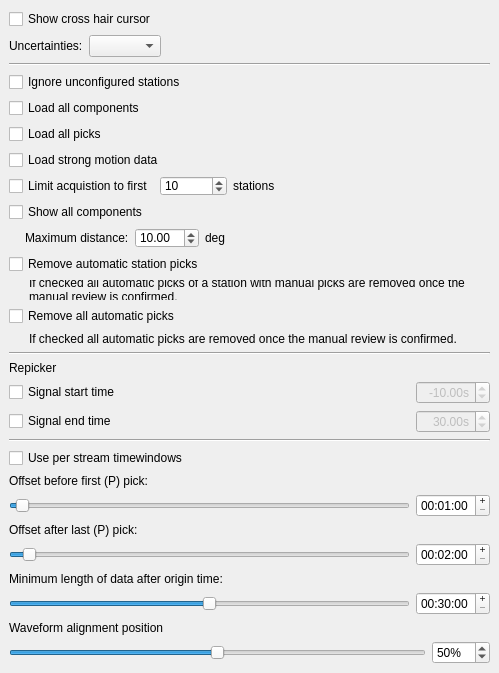
     <widget class="QWidget" name="pagePickSettings" >
      <property name="geometry" >
       <rect>
        <x>0</x>
        <y>0</y>
        <width>499</width>
        <height>438</height>
       </rect>
      </property>
      <property name="autoFillBackground" >
       <bool>true</bool>
      </property>
      <attribute name="label" >
       <string>Picker settings</string>
      </attribute>
      <layout class="QVBoxLayout" >
       <property name="margin" >
        <number>9</number>
       </property>
       <property name="spacing" >
        <number>6</number>
       </property>
       <item>
        <widget class="QCheckBox" name="cbShowCrossHair" >
         <property name="toolTip" >
          <string>If checked a cross hair cursor is shown when in picking mode whith the configured uncertainty widths.</string>
         </property>
         <property name="text" >
          <string>Show cross hair cursor</string>
         </property>
        </widget>
       </item>
       <item>
        <layout class="QHBoxLayout" >
         <property name="margin" >
          <number>0</number>
         </property>
         <property name="spacing" >
          <number>6</number>
         </property>
         <item>
          <widget class="QLabel" name="labelPickUncertainties" >
           <property name="sizePolicy" >
            <sizepolicy>
             <hsizetype>4</hsizetype>
             <vsizetype>5</vsizetype>
             <horstretch>0</horstretch>
             <verstretch>0</verstretch>
            </sizepolicy>
           </property>
           <property name="text" >
            <string>Uncertainties:</string>
           </property>
          </widget>
         </item>
         <item>
          <widget class="QComboBox" name="listPickUncertainties" >
           <property name="toolTip" >
            <string>Selects the current set of predefined pick uncertainties.</string>
           </property>
          </widget>
         </item>
         <item>
          <spacer>
           <property name="orientation" >
            <enum>Qt::Horizontal</enum>
           </property>
           <property name="sizeHint" >
            <size>
             <width>40</width>
             <height>20</height>
            </size>
           </property>
          </spacer>
         </item>
        </layout>
       </item>
       <item>
        <widget class="Line" name="line_5" >
         <property name="orientation" >
          <enum>Qt::Horizontal</enum>
         </property>
        </widget>
       </item>
       <item>
        <layout class="QVBoxLayout" >
         <property name="margin" >
          <number>0</number>
         </property>
         <property name="spacing" >
          <number>6</number>
         </property>
         <item>
          <widget class="QCheckBox" name="cbIgnoreUnconfiguredStations" >
           <property name="toolTip" >
            <string>If this option is ticked the picker will not add stations that are not configured with a detecStream.</string>
           </property>
           <property name="text" >
            <string>Ignore unconfigured stations</string>
           </property>
          </widget>
         </item>
         <item>
          <widget class="QCheckBox" name="cbAllComponents" >
           <property name="toolTip" >
            <string>When enabled, all components (Z,N,E) are going to be loaded initially. Otherwise the components are loaded on demand.</string>
           </property>
           <property name="text" >
            <string>Load all components</string>
           </property>
          </widget>
         </item>
         <item>
          <widget class="QCheckBox" name="cbLoadAllPicks" >
           <property name="toolTip" >
            <string>When enabled all picks in the resulting timewindow will fetched from the database.</string>
           </property>
           <property name="text" >
            <string>Load all picks</string>
           </property>
          </widget>
         </item>
         <item>
          <widget class="QCheckBox" name="cbStrongMotion" >
           <property name="toolTip" >
            <string>When enabled strong motion data will be transfered additionally for every station that has a strong motion sensor and where no strong motion pick exists.</string>
           </property>
           <property name="text" >
            <string>Load strong motion data</string>
           </property>
          </widget>
         </item>
         <item>
          <layout class="QHBoxLayout" >
           <property name="margin" >
            <number>0</number>
           </property>
           <property name="spacing" >
            <number>6</number>
           </property>
           <item>
            <widget class="QCheckBox" name="cbLimitStationCount" >
             <property name="text" >
              <string>Limit acquistion to first</string>
             </property>
            </widget>
           </item>
           <item>
            <widget class="QSpinBox" name="spinLimitStationCount" >
             <property name="maximum" >
              <number>1000000</number>
             </property>
             <property name="value" >
              <number>10</number>
             </property>
            </widget>
           </item>
           <item>
            <widget class="QLabel" name="labelLimitStations" >
             <property name="text" >
              <string>stations</string>
             </property>
            </widget>
           </item>
           <item>
            <spacer>
             <property name="orientation" >
              <enum>Qt::Horizontal</enum>
             </property>
             <property name="sizeHint" >
              <size>
               <width>40</width>
               <height>20</height>
              </size>
             </property>
            </spacer>
           </item>
          </layout>
         </item>
         <item>
          <widget class="QCheckBox" name="cbShowAllComponents" >
           <property name="toolTip" >
            <string>When enabled all components are displayed in the trace widget up to a configurable station distance.</string>
           </property>
           <property name="text" >
            <string>Show all components</string>
           </property>
          </widget>
         </item>
         <item>
          <widget class="QFrame" name="frameMaximumDistance" >
           <property name="frameShape" >
            <enum>QFrame::NoFrame</enum>
           </property>
           <property name="frameShadow" >
            <enum>QFrame::Raised</enum>
           </property>
           <layout class="QHBoxLayout" >
            <property name="margin" >
             <number>0</number>
            </property>
            <property name="spacing" >
             <number>6</number>
            </property>
            <item>
             <spacer>
              <property name="orientation" >
               <enum>Qt::Horizontal</enum>
              </property>
              <property name="sizeType" >
               <enum>QSizePolicy::Maximum</enum>
              </property>
              <property name="sizeHint" >
               <size>
                <width>16</width>
                <height>20</height>
               </size>
              </property>
             </spacer>
            </item>
            <item>
             <widget class="QLabel" name="label_7" >
              <property name="text" >
               <string>Maximum distance:</string>
              </property>
             </widget>
            </item>
            <item>
             <widget class="QDoubleSpinBox" name="maximumDistanceEdit" >
              <property name="toolTip" >
               <string>The maximum station distance used to display all components (in degree).</string>
              </property>
              <property name="maximum" >
               <double>360</double>
              </property>
              <property name="value" >
               <double>10</double>
              </property>
             </widget>
            </item>
            <item>
             <widget class="QLabel" name="label_8" >
              <property name="text" >
               <string>deg</string>
              </property>
             </widget>
            </item>
            <item>
             <spacer>
              <property name="orientation" >
               <enum>Qt::Horizontal</enum>
              </property>
              <property name="sizeHint" >
               <size>
                <width>40</width>
                <height>20</height>
               </size>
              </property>
             </spacer>
            </item>
           </layout>
          </widget>
         </item>
         <item>
          <widget class="QCheckBox" name="cbRemoveAllAutomaticStationPicks" >
           <property name="toolTip" >
            <string>Removes all automatic picks of a station for which manual picks exist.</string>
           </property>
           <property name="text" >
            <string>Remove automatic station picks</string>
           </property>
          </widget>
         </item>
         <item>
          <widget class="QLabel" name="labelRemoveStationPicksInfo" >
           <property name="text" >
            <string>If checked all automatic picks of a station with manual picks are removed once the manual review is confirmed.</string>
           </property>
           <property name="wordWrap" >
            <bool>true</bool>
           </property>
           <property name="indent" >
            <number>20</number>
           </property>
          </widget>
         </item>
         <item>
          <widget class="QCheckBox" name="cbRemoveAllAutomaticPicks" >
           <property name="text" >
            <string>Remove all automatic picks</string>
           </property>
          </widget>
         </item>
         <item>
          <widget class="QLabel" name="labelRemoveAllPicksInfo" >
           <property name="text" >
            <string>If checked all automatic picks are removed once the manual review is confirmed.</string>
           </property>
           <property name="wordWrap" >
            <bool>true</bool>
           </property>
           <property name="indent" >
            <number>20</number>
           </property>
          </widget>
         </item>
        </layout>
       </item>
       <item>
        <widget class="Line" name="line_3" >
         <property name="orientation" >
          <enum>Qt::Horizontal</enum>
         </property>
        </widget>
       </item>
       <item>
        <widget class="QLabel" name="label_10" >
         <property name="text" >
          <string>Repicker</string>
         </property>
        </widget>
       </item>
       <item>
        <layout class="QHBoxLayout" >
         <property name="margin" >
          <number>0</number>
         </property>
         <property name="spacing" >
          <number>6</number>
         </property>
         <item>
          <widget class="QCheckBox" name="cbRepickerStart" >
           <property name="toolTip" >
            <string>Sets a custom signal start time to override the default of the selected repicker.</string>
           </property>
           <property name="text" >
            <string>Signal start time</string>
           </property>
          </widget>
         </item>
         <item>
          <spacer>
           <property name="orientation" >
            <enum>Qt::Horizontal</enum>
           </property>
           <property name="sizeHint" >
            <size>
             <width>40</width>
             <height>20</height>
            </size>
           </property>
          </spacer>
         </item>
         <item>
          <widget class="QDoubleSpinBox" name="editRepickerStart" >
           <property name="enabled" >
            <bool>false</bool>
           </property>
           <property name="alignment" >
            <set>Qt::AlignRight</set>
           </property>
           <property name="prefix" >
            <string/>
           </property>
           <property name="suffix" >
            <string>s</string>
           </property>
           <property name="maximum" >
            <double>100</double>
           </property>
           <property name="minimum" >
            <double>-100</double>
           </property>
           <property name="value" >
            <double>-10</double>
           </property>
          </widget>
         </item>
        </layout>
       </item>
       <item>
        <layout class="QHBoxLayout" >
         <property name="margin" >
          <number>0</number>
         </property>
         <property name="spacing" >
          <number>6</number>
         </property>
         <item>
          <widget class="QCheckBox" name="cbRepickerEnd" >
           <property name="toolTip" >
            <string>Sets a custom signal end time to override the default of the selected repicker.</string>
           </property>
           <property name="text" >
            <string>Signal end time</string>
           </property>
          </widget>
         </item>
         <item>
          <spacer>
           <property name="orientation" >
            <enum>Qt::Horizontal</enum>
           </property>
           <property name="sizeHint" >
            <size>
             <width>40</width>
             <height>20</height>
            </size>
           </property>
          </spacer>
         </item>
         <item>
          <widget class="QDoubleSpinBox" name="editRepickerEnd" >
           <property name="enabled" >
            <bool>false</bool>
           </property>
           <property name="alignment" >
            <set>Qt::AlignRight</set>
           </property>
           <property name="suffix" >
            <string>s</string>
           </property>
           <property name="maximum" >
            <double>100</double>
           </property>
           <property name="minimum" >
            <double>-100</double>
           </property>
           <property name="value" >
            <double>30</double>
           </property>
          </widget>
         </item>
        </layout>
       </item>
       <item>
        <widget class="Line" name="line_6" >
         <property name="orientation" >
          <enum>Qt::Horizontal</enum>
         </property>
        </widget>
       </item>
       <item>
        <layout class="QVBoxLayout" >
         <property name="margin" >
          <number>0</number>
         </property>
         <property name="spacing" >
          <number>6</number>
         </property>
         <item>
          <widget class="QCheckBox" name="cbUsePerStreamTimeWindow" >
           <property name="text" >
            <string>Use per stream timewindows</string>
           </property>
          </widget>
         </item>
         <item>
          <widget class="QLabel" name="label" >
           <property name="text" >
            <string>Offset before first (P) pick:</string>
           </property>
          </widget>
         </item>
         <item>
          <layout class="QHBoxLayout" >
           <property name="margin" >
            <number>0</number>
           </property>
           <property name="spacing" >
            <number>6</number>
           </property>
           <item>
            <widget class="QSlider" name="slPreOffset" >
             <property name="maximum" >
              <number>60</number>
             </property>
             <property name="sliderPosition" >
              <number>1</number>
             </property>
             <property name="orientation" >
              <enum>Qt::Horizontal</enum>
             </property>
            </widget>
           </item>
           <item>
            <widget class="QTimeEdit" name="preTimeEdit" >
             <property name="frame" >
              <bool>true</bool>
             </property>
             <property name="buttonSymbols" >
              <enum>QAbstractSpinBox::PlusMinus</enum>
             </property>
             <property name="time" >
              <time>
               <hour>0</hour>
               <minute>1</minute>
               <second>0</second>
              </time>
             </property>
             <property name="currentSection" >
              <enum>QDateTimeEdit::HourSection</enum>
             </property>
             <property name="displayFormat" >
              <string>HH:mm:ss</string>
             </property>
            </widget>
           </item>
          </layout>
         </item>
         <item>
          <widget class="QLabel" name="label_2" >
           <property name="text" >
            <string>Offset after last (P) pick:</string>
           </property>
          </widget>
         </item>
         <item>
          <layout class="QHBoxLayout" >
           <property name="margin" >
            <number>0</number>
           </property>
           <property name="spacing" >
            <number>6</number>
           </property>
           <item>
            <widget class="QSlider" name="slPostOffset" >
             <property name="maximum" >
              <number>60</number>
             </property>
             <property name="sliderPosition" >
              <number>2</number>
             </property>
             <property name="orientation" >
              <enum>Qt::Horizontal</enum>
             </property>
            </widget>
           </item>
           <item>
            <widget class="QTimeEdit" name="postTimeEdit" >
             <property name="frame" >
              <bool>true</bool>
             </property>
             <property name="buttonSymbols" >
              <enum>QAbstractSpinBox::PlusMinus</enum>
             </property>
             <property name="time" >
              <time>
               <hour>0</hour>
               <minute>2</minute>
               <second>0</second>
              </time>
             </property>
             <property name="currentSection" >
              <enum>QDateTimeEdit::HourSection</enum>
             </property>
             <property name="displayFormat" >
              <string>HH:mm:ss</string>
             </property>
            </widget>
           </item>
          </layout>
         </item>
         <item>
          <widget class="QLabel" name="label_3" >
           <property name="toolTip" >
            <string>The length of the timewindow is the maximum of the resulting length of the above offsets and this value.</string>
           </property>
           <property name="text" >
            <string>Minimum length of data after origin time:</string>
           </property>
          </widget>
         </item>
         <item>
          <layout class="QHBoxLayout" >
           <property name="margin" >
            <number>0</number>
           </property>
           <property name="spacing" >
            <number>6</number>
           </property>
           <item>
            <widget class="QSlider" name="slMinimumLength" >
             <property name="maximum" >
              <number>60</number>
             </property>
             <property name="value" >
              <number>30</number>
             </property>
             <property name="sliderPosition" >
              <number>30</number>
             </property>
             <property name="orientation" >
              <enum>Qt::Horizontal</enum>
             </property>
            </widget>
           </item>
           <item>
            <widget class="QTimeEdit" name="minimumLengthTimeEdit" >
             <property name="frame" >
              <bool>true</bool>
             </property>
             <property name="buttonSymbols" >
              <enum>QAbstractSpinBox::PlusMinus</enum>
             </property>
             <property name="time" >
              <time>
               <hour>0</hour>
               <minute>30</minute>
               <second>0</second>
              </time>
             </property>
             <property name="currentSection" >
              <enum>QDateTimeEdit::HourSection</enum>
             </property>
             <property name="displayFormat" >
              <string>HH:mm:ss</string>
             </property>
            </widget>
           </item>
          </layout>
         </item>
         <item>
          <widget class="QLabel" name="label_13" >
           <property name="text" >
            <string>Waveform alignment position</string>
           </property>
          </widget>
         </item>
         <item>
          <layout class="QHBoxLayout" >
           <property name="margin" >
            <number>0</number>
           </property>
           <property name="spacing" >
            <number>6</number>
           </property>
           <item>
            <widget class="QSlider" name="slWaveformAlignment" >
             <property name="maximum" >
              <number>100</number>
             </property>
             <property name="value" >
              <number>50</number>
             </property>
             <property name="sliderPosition" >
              <number>50</number>
             </property>
             <property name="orientation" >
              <enum>Qt::Horizontal</enum>
             </property>
            </widget>
           </item>
           <item>
            <widget class="QSpinBox" name="waveformAlignmentEdit" >
             <property name="suffix" >
              <string>%</string>
             </property>
             <property name="maximum" >
              <number>100</number>
             </property>
             <property name="singleStep" >
              <number>10</number>
             </property>
             <property name="value" >
              <number>50</number>
             </property>
            </widget>
           </item>
          </layout>
         </item>
        </layout>
       </item>
       <item>
        <spacer>
         <property name="orientation" >
          <enum>Qt::Vertical</enum>
         </property>
         <property name="sizeHint" >
          <size>
           <width>20</width>
           <height>40</height>
          </size>
         </property>
        </spacer>
       </item>
      </layout>
     </widget>
